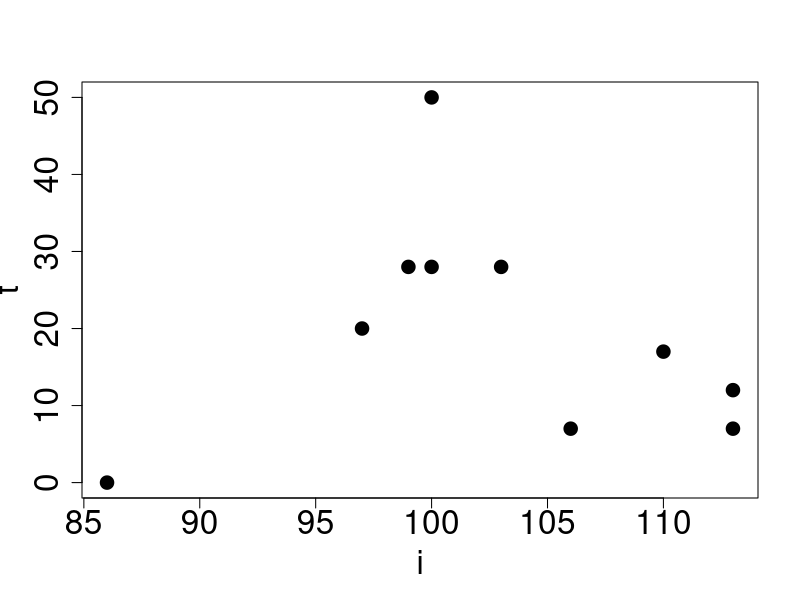

Source code (R):
## ---- chunk 1

library(tidyverse)

## ---- chunk 2

ej01 <- data.frame(i = 1:4, 
                   "\\(x_i\\)" = c(2, 4, 6, 8), 
                   "\\(y_i\\)" = c(4, 2, 4, 6), 
                   "\\(x-\\bar{x}\\)" = c(NA, NA, NA, NA), 
                   "\\(y-\\bar{y}\\)" = c(NA, NA, NA, NA),
                   "\\((x-\\bar{x}) \\cdot (y-\\bar{y}\\))" = c(NA, NA, NA, NA),
                   check.names = FALSE)

options(knitr.kable.NA = "")

ej01 %>% 
  knitr::kable(format = "html", 
               escape = FALSE) %>%
  kableExtra::kable_styling()

## ---- chunk 3

ej03 <- data.frame(i = c(106, 86, 100, 100, 99, 
                         103, 97, 113, 113, 110),
                   t = c(7, 0, 28, 50, 28, 
                         28, 20, 12, 7, 17))

ej03 %>% 
  knitr::kable(format = "html", 
               escape = FALSE) %>%
  kableExtra::kable_styling(font_size = 38)

## ---- chunk 4

plot(ej03, 
     pch = 19,
     cex = 1.8,
     cex.lab = 2,
     cex.axis = 2)

## ---- chunk 5

ej03 <- data.frame("\\(i\\)" = c(106, 86, 100, 100, 99, 
                         103, 97, 113, 113, 110),
                   "\\(t\\)" = c(7, 0, 28, 50, 28, 
                         28, 20, 12, 7, 17),
                   "\\(Orden_i\\)" = c(7, 1, 4.5, 4.5, 
                                       3, 6, 2, 9.5, 9.5, 8),
                   "\\(Orden_t\\)" = c(2.5, 1, 8, 10, 8, 8, 6,
                                       4, 2.5, 5), 
                   "\\(D^2\\)" = rep(NA, 10), 
                   check.names = FALSE)

ej03 %>% 
  knitr::kable(format = "html", 
               escape = FALSE) %>%
  kableExtra::kable_styling(font_size = 38)

## ---- chunk 6

ej05 <- data.frame(Tiempo = c(2, 3, 16, 17, 5, 6, 17, 7,
                              15, 8, 9, 10, 11, 12, 13),
                   Pieza = c(0, 1, 0, 1, 1, 1, 0, 
                             1, 1, 0, 1, 1, 0, 0, 0))

ej05 %>% 
  knitr::kable(format = "html", 
               escape = FALSE) %>%
  kableExtra::kable_styling(font_size = 25)  

## ---- chunk 7

data.frame(Medida = c("\\(X_1\\)", "\\(X_0\\)", "\\(S_X\\)",
                      "\\(n_1\\)", "\\(n_0\\)", "\\(n\\)"), 
           Valor = c(9, 11.29, 4.93, 8, 7, 15)) %>% 
  knitr::kable(format = "html", 
               escape = FALSE) %>%
  kableExtra::kable_styling(font_size = 26)  

## ---- chunk 8

data.frame(Medida = c("\\(X_1\\)", "\\(X_0\\)", "\\(S_X\\)",
                      "\\(p\\)", "\\(q\\)", "\\(z\\)", "\\(y\\)"), 
           Valor = c(9, 11.29, 4.93, 0.533, 0.467, NA, NA)) %>% 
  knitr::kable(format = "html", 
               escape = FALSE) %>%
  kableExtra::kable_styling()  

## ---- chunk 9

tabla <- matrix(c("a", "b",
                  "c", "d"),
                nrow = 2,
                byrow = TRUE)

colnames(tabla) <- c("Y=1", "Y=0")
rownames(tabla) <- c("X=1", "X=0")

tabla %>% 
    knitr::kable(format = "html", 
               escape = FALSE) %>%
  kableExtra::kable_styling() 

## ---- chunk 10

tabla <- matrix(c("a=4", "b=1",
                  "c=1", "d=4"),
                nrow = 2,
                byrow = TRUE)

colnames(tabla) <- c("Ilegible=1", "Legible=0")
rownames(tabla) <- c("Torcida=1", "Recta=0")

tabla %>% 
  knitr::kable(format = "html", 
               escape = FALSE) %>%
  kableExtra::kable_styling() 

## ---- chunk 11

tabla_cor <- data.frame(
  `Nombre de la correlación` = c("Pearson",
                                 "Spearman",
                                 "Point-Biserial",
                                 "Biserial",
                                 "Phi (ϕ)",
                                 "Tetracórica",
                                 "Policórica"),
  `Tipo de variables involucradas` = c("Continua + Continua",
                                       "Ordinal + Ordinal o Continua no normal",
                                       "Continua + Dicotómica natural",
                                       "Continua + Dicotómica artificial",
                                       "Dicotómica + Dicotómica naturales",
                                       "Dicotómica + Dicotómica artificiales",
                                       "Ordinal + Ordinal"),
  Supuestos = c("Linealidad, normalidad, métrica",
                "Basada en rangos (no paramétrica)",
                "La dicotómica representa una categoría real",
                "Se asume variable continua subyacente, distribución normal",
                "Ambas categorías reales (no transformadas)",
                "Ambas variables reflejan continuas latentes normales",
                "Ambas reflejan variables continuas latentes, categorías ordenadas"), 
  check.names = FALSE)

tabla_cor %>%
  knitr::kable(format = "html",
        escape = FALSE,
        align = "c") %>%
  kableExtra::kable_styling(full_width = TRUE, 
                            font_size = 33.9)
